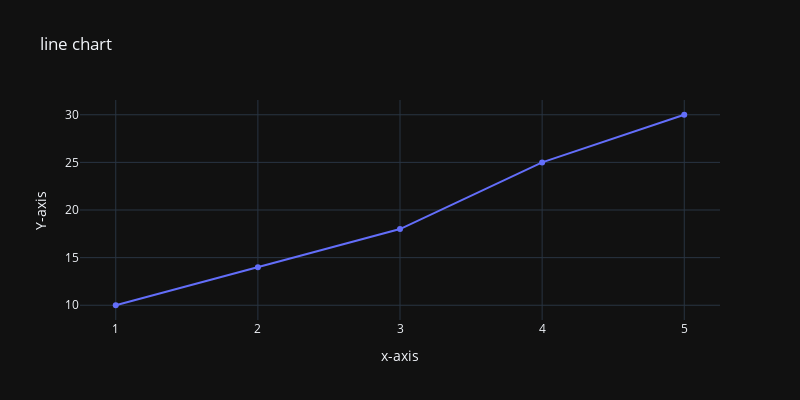

The code cell stored with this chart in its notebook:
### Code cell
x =[1,2,3,4,5]
y = [10,14,18,25,30]
fig = px.line(x=x, y=y, title= 'line chart', labels= {'x':'x-axis', 'y':"Y-axis"},
width =800, height =400, template='plotly_dark', markers= True)
fig.show()

### Figure 1 — Plotly figure (JSON) as saved in the notebook; plotly's stock layout.template omitted (floating-point values rounded to 4 significant figures)
{"data": [{"hovertemplate": "x-axis=%{x}<br>Y-axis=%{y}<extra></extra>", "legendgroup": "", "line": {"color": "#636efa", "dash": "solid"}, "marker": {"symbol": "circle"}, "mode": "lines+markers", "name": "", "orientation": "v", "showlegend": false, "type": "scatter", "x": [1, 2, 3, 4, 5], "xaxis": "x", "y": [10, 14, 18, 25, 30], "yaxis": "y"}], "layout": {"height": 400, "legend": {"tracegroupgap": 0}, "title": {"text": "line chart"}, "width": 800, "xaxis": {"anchor": "y", "domain": [0, 1], "title": {"text": "x-axis"}}, "yaxis": {"anchor": "x", "domain": [0, 1], "title": {"text": "Y-axis"}}}}
